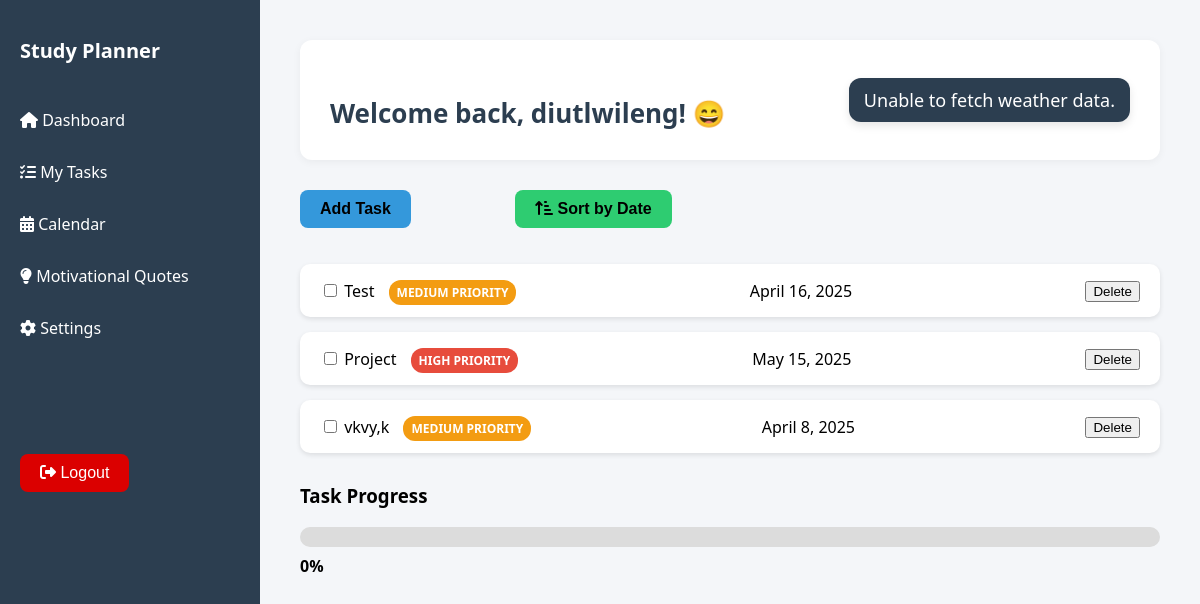
Page /accounts/dashboard/ (signed in) on the committed database.
### accounts/models.py (models this page shows, shortened)
class Task(models.Model):
    PRIORITY_CHOICES = [
        ('High', 'High'),
        ('Medium', 'Medium'),
        ('Low', 'Low'),
    ]
    user = models.ForeignKey(User, on_delete=models.CASCADE)
    title = models.CharField(max_length=255)
    due_date = models.DateField()
    priority = models.CharField(max_length=10)
    completed = models.BooleanField(default=False)
    from django.db import models

### accounts/views.py (the view)
# urls.py: path('dashboard/', dashboard, name='dashboard'),
@login_required
def dashboard(request):
    tasks = Task.objects.filter(user=request.user)
    total_tasks = tasks.count()
    completed_tasks = tasks.filter(completed=True).count()
    completion_rate = (completed_tasks / total_tasks * 100) if total_tasks > 0 else 0
    return render(request, 'accounts/dashboard.html', {
        'tasks': tasks,
        'completion_rate': round(completion_rate, 2),
    })

### accounts/templates/accounts/dashboard.html (shortened to what this page needs)
<!DOCTYPE html>
<html lang="en">
<head>
    <link rel="stylesheet" href="https://cdnjs.cloudflare.com/ajax/libs/font-awesome/6.5.0/css/all.min.css">
</head>
<body>
    <div class="dashboard-container">
        <div class="sidebar">
            <h2>Study Planner</h2>
            <a href="#"><i class="fas fa-home"></i> Dashboard</a>
    <a href="{% url 'dashboard' %}"><i class="fas fa-tasks"></i> My Tasks</a>
    <a href="{% url 'calendar' %}"><i class="fas fa-calendar-alt"></i> Calendar</a>
    <a href="{% url 'motivational_quotes' %}"><i class="fas fa-lightbulb"></i> Motivational Quotes</a>
    <a href="{% url 'settings' %}"><i class="fas fa-cog"></i> Settings</a>
    <form action="{% url 'logout' %}" method="POST">
        <button type="submit" class="logout-btn"><i class="fas fa-sign-out-alt"></i> Logout</button>
    </form>
        </div>
        <div class="main-content">
            <div class="greeting-bar">
                <h1>Welcome back, {{ request.user.username|default:"User" }}! 😄</h1>
                <p id="weather">
                </p>
            </div>
            <button class="add-task-btn" onclick="openModal()">Add Task</button>
            <button class="sort-btn" onclick="sortTasks()">
                <i class="fas fa-sort-amount-up-alt"></i> Sort by Date
            </button>
            <ul class="task-list" id="task-list">
                {% for task in tasks %}
                    <li>
                        <span>
                            <input type="checkbox" class="task-complete" onchange="updateProgress()" {% if task.completed %}checked{% endif %}>
                            {{ task.title }}
                            <span class="priority-tag {{ task.priority|lower }}">{{ task.priority }} Priority</span>
                        </span>
                        <span class="due-date">{{ task.due_date }}</span>
                        <form action="{% url 'delete_task' task.title %}" method="POST" style="display: inline;">
                            <button type="submit" class="delete-task-btn" onclick="return confirm('Are you sure you want to delete this task?')">Delete</button>
                        </form>
                    </li>
                {% empty %}
                    <li>No tasks yet. Add your first task!</li>
                {% endfor %}
            </ul>
            <div id="progress-container">
                <h3>Task Progress</h3>
                <div class="progress-wrapper">
                </div>
                <div id="progress-text">0%</div>
            </div>
        </div>
    </div>
</body>
</html>

### accounts/templates/accounts/dashboard.html (style rules this page uses)
body { font-family: 'Segoe UI', sans-serif; margin: 0; background-color: #f4f6f9; }
.dashboard-container { display: flex; min-height: 100vh; }
.sidebar { width: 220px; background-color: #2c3e50; color: white; display: flex; flex-direction: column; padding: 20px; }
.sidebar h2 { font-size: 20px; margin-bottom: 30px; }
.sidebar a { color: white; text-decoration: none; margin: 15px 0; font-size: 16px; }
.main-content { flex: 1; padding: 40px; position: relative; }
h1 { font-size: 32px; margin-bottom: 20px; }
.add-task-btn { background-color: #3498db; color: rgb(0, 0, 0); padding: 10px 20px; border: none; border-radius: 8px; cursor: pointer; font-size: 16px; margin-bottom: 20px; font-weight: bold; }
.logout-btn { background-color: #db0000; color: white; padding: 10px 20px; border: none; border-radius: 8px; cursor: pointer; font-size: 16px; margin-bottom: 20px; margin-top: 100px; }
.task-list { list-style: none; padding: 0; }
.task-list li { background-color: white; padding: 15px 20px; margin-bottom: 15px; border-radius: 10px; box-shadow: 0 2px 5px rgba(0,0,0,0.1); display: flex; justify-content: space-between; align-items: center; }
.priority-tag { font-size: 12px; font-weight: bold; padding: 4px 8px; border-radius: 12px; color: white; margin-left: 10px; text-transform: uppercase; }
.priority-tag.high { background-color: #e74c3c; }
.priority-tag.medium { background-color: #f39c12; }
#progress-container { margin-top: 30px; }
.progress-wrapper { width: 100%; background-color: #dcdcdc; border-radius: 10px; overflow: hidden; }
#progress-text { margin-top: 8px; font-weight: bold; }
.greeting-bar { background-color: white; padding: 20px 30px; border-radius: 12px; box-shadow: 0 2px 8px rgba(0, 0, 0, 0.05); margin-bottom: 30px; display: flex; justify-content:space-between; }
.greeting-bar h1 { margin: 0; font-size: 26px; color: #2c3e50; margin-top: 35px; }
#weather { font-size: 18px; background-color: #2c3e50; color: white; padding: 10px 15px; border-radius: 12px; display: flex; align-items: center; gap: 10px; text-align: center; box-shadow: 0 4px 8px rgba(0, 0, 0, 0.1); }
.sort-btn { background-color: #2ecc71; color: rgb(0, 0, 0); padding: 10px 20px; border: none; font-weight: bold; border-radius: 8px; cursor: pointer; font-size: 16px; margin-bottom: 20px; display: inline-block; margin-left: 100px; }

### rows in the picture
Task: title "Test", priority "MEDIUM", due_date "April 16, 2025"
Task: title "Project", priority "HIGH", due_date "May 15, 2025"
Task: title "vkvy,k", priority "MEDIUM", due_date "April 8, 2025"

### other values in the picture
{{ request.user.username|default:"User" }} "diutlwileng"
